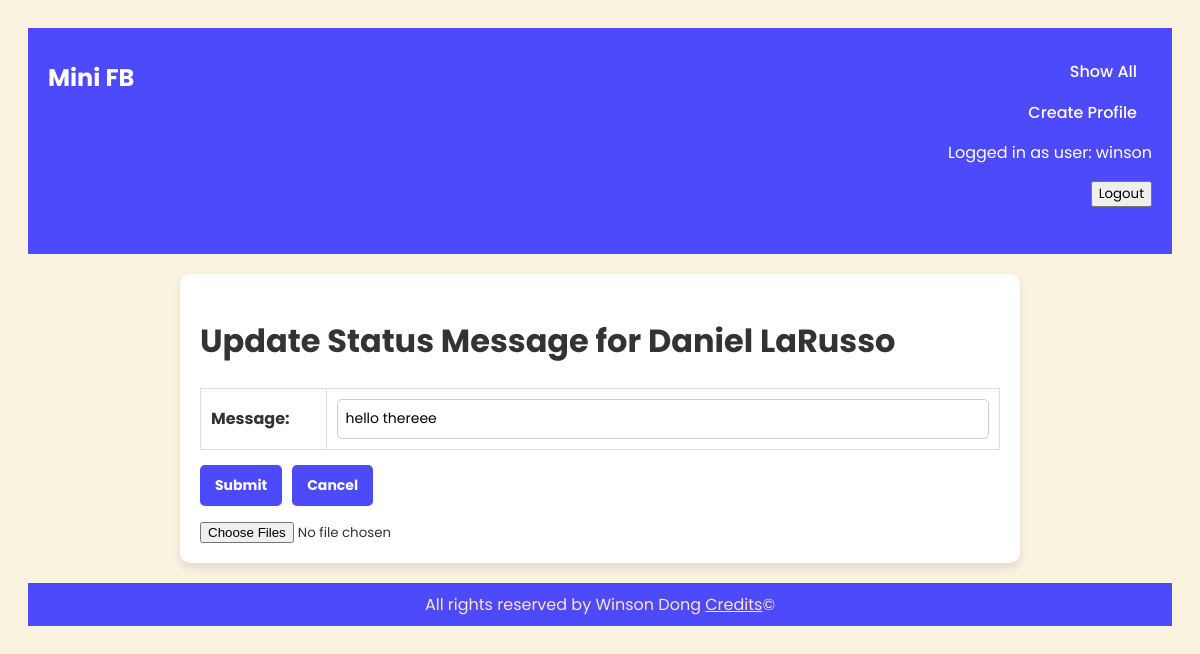
Screenshot of /mini_fb/status/26/update (signed in) with the database file from the repository.
### mini_fb/models.py (models this page shows, shortened)
class Profile(models.Model):
    first = models.TextField(blank=False)
    last = models.TextField(blank=False)
    city = models.TextField(blank=False)
    email_address = models.EmailField(blank=False)
    profile_image_url = models.URLField(blank=True)
    user = models.ForeignKey(User, on_delete=models.CASCADE)

class StatusMessage(models.Model):
    profile = models.ForeignKey("Profile", on_delete=models.CASCADE)
    timestamp = models.DateTimeField(auto_now_add=True)
    message = models.TextField(blank=False)

### mini_fb/views.py (the view, shortened to what this page needs)
# urls.py: path('status/<int:pk>/update', UpdateStatusMessageView.as_view(), name='update_status'),
class UpdateStatusMessageView(LoginRequiredMixin, UpdateView):
    model = StatusMessage
    form_class = UpdateStatusMessageForm
    template_name = 'mini_fb/update_status_form.html'
    def get_context_data(self):
        context = super().get_context_data()
        context['profile'] = self.object.profile  # Add profile to context
        return context

### mini_fb/forms.py
class UpdateStatusMessageForm(forms.ModelForm):
    class Meta:
        model = StatusMessage
        fields = ["message"]

### mini_fb/templates/mini_fb/update_status_form.html (shortened to what this page needs)
{% extends 'mini_fb/base.html' %}
    {% block content %}
    <h1>Update Status Message for {{ profile.first }} {{ profile.last }}</h1>
    <div>
        <form action="{% url 'update_status' object.pk %}" method="post">
            <table>
                {{form.as_table}}
            </table>
            <div class="confirmation-buttons">
                <input type="submit" name="submit" value="Submit">
                <form action="{% url 'show_profile' profile.pk %}" method="GET">
                    <input type="submit" value="Cancel">
                </form>
            </div>
            <input type="file" name = "files" multiple />
        </form>
    </div>
    {% endblock %}

### mini_fb/templates/mini_fb/base.html (shortened to what this page needs)
{% load static %}
<html>
    <head>
        <link rel="stylesheet" href="{% static 'mini_fb/mini_fb.css' %}">
    </head>
    <body>
        <header>
            <h1>Mini FB</h1>
            <nav>
                <ul>
                    <li><a href="{% url 'show_all_profiles' %}">Show All</a></li>
                    <li><a href="{% url 'create_profile' %}">Create Profile</a></li>
                    {% if request.user.is_authenticated %}
                            Logged in as user: {{ request.user }}
                        {% endif %}
                    {% if request.user.is_authenticated %}
                    <li>
                        <form method="post" action="{% url 'logout' %}">
                            <button type="submit">Logout</button>
                        </form>
                    </li>
                    {% else %}
                    <li><a href="{% url 'login' %}">Login</a></li>
                    {% endif %}
                </ul>
            </nav>
        </header>
        <main>
        {% block content %}
        {% endblock %}
        </main>
        <footer>
            <p>All rights reserved by Winson Dong <a href="https://www.linkedin.com/in/winsondong/" target="_blank">Credits</a>&copy;</p>
        </footer>
    </body>
</html>

### static/mini_fb/mini_fb.css (style rules this page uses)
* { font-family: "Poppins", sans-serif; }
body { background-color: #FAF3E0; color: #333; line-height: 1.6; padding: 20px; }
header { background: #4d4afb; padding: 15px 20px; color: white; display: flex; justify-content: space-between; }
header h1 { font-size: 24px; }
nav ul { list-style: none; display: flex; flex-direction: column; align-items: flex-end; gap: 15px; }
nav ul a { text-decoration: none; color: white; font-weight: 500; padding: 10px 15px; border-radius: 5px; }
main { max-width: 800px; margin: 20px auto; padding: 20px; background: white; border-radius: 10px; box-shadow: 0px 5px 10px rgba(0, 0, 0, 0.1); }
table { width: 100%; border-collapse: collapse; margin-top: 20px; }
td, th { border: 1px solid #ddd; padding: 10px; text-align: left; }
input[type="text"], input[type="email"], input[type="url"], textarea { width: 100%; height: 40px; padding: 8px; border: 1px solid #ccc; border-radius: 5px; font-size: 14px; resize: none; }
input[type="submit"] { background-color: #4d4afb; color: white; border: none; margin-top: 15px; padding: 10px 15px; font-size: 14px; font-weight: bold; border-radius: 5px; cursor: pointer; transition: 0.3s; }
.confirmation-buttons { display: flex; gap: 10px; }
footer { background-color: #4d4afb; color: bisque; padding: 1vh 1vw; display: flex; flex-direction: row; justify-content: space-evenly; position: relative; }
footer p { margin: 0; padding: 1; }
footer a { color: bisque; }

### rows the page displays
Profile: first "Daniel", last "LaRusso"
StatusMessage: message "hello thereee"

### other values shown
{{ request.user }} "winson"
